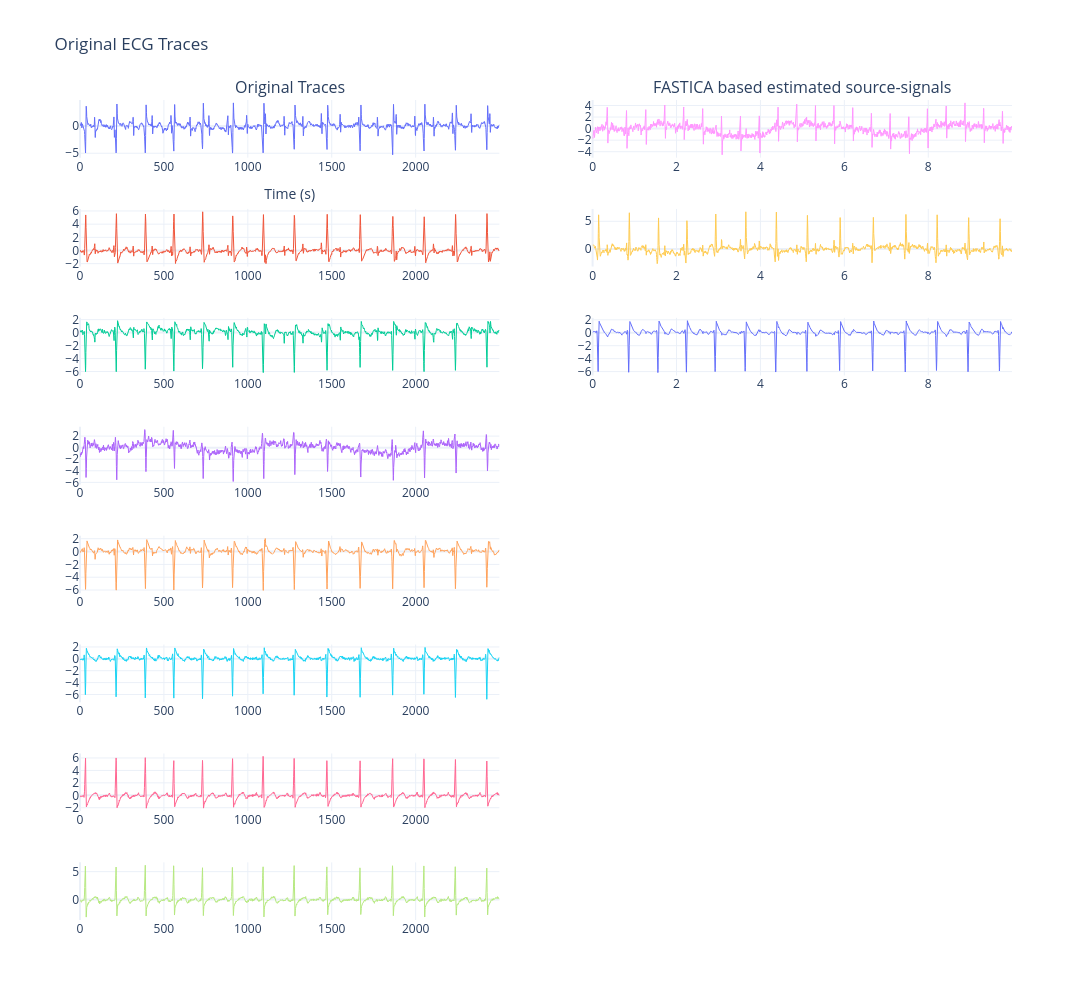

Notebook cell for this chart:
### Code cell
fig = make_subplots(rows=len(ecg_df.columns.tolist()), cols=2, subplot_titles=["Original Traces", 'FASTICA based estimated source-signals'])

offset = 2500 # vertical spacing between channels
scale = 100

for i, channel in enumerate(channel_names):
    
    fig.add_trace(
        go.Scatter(
            x=ecg_df.index,
            y=ecg_df[channel].values,
            mode='lines',
            line=dict(width=1),
            name=f'Ch{i+1}',
            showlegend=False
        ),
        row=i+1, col=1
    )
ica = FastICA(n_components=3)
S = ica.fit_transform(ecg_df.values)   # sources (icasig)
A = ica.mixing_            # mixing matrix (A)
W = ica.components_ 

fica_df = pd.DataFrame(S)
fica_df = pd.DataFrame(zscore(fica_df, axis=0))
for i, channel in enumerate(fica_df.columns.tolist()):
    fig.add_trace(
        go.Scatter(
            x=time,
            y=fica_df[channel].values, 
            mode='lines',
            line=dict(width=1),
            name=channel,
            showlegend=False,
        ),
        row=i+1, col=2
    )

fig.update_layout(
    height=1000,
    width=1600,
    title="Original ECG Traces",
    xaxis_title='Time (s)',
    template='plotly_white'
)
fig.update_xaxes(showgrid=True)
fig.update_yaxes(showgrid=True,)
fig.write_image(os.path.join(IMAGE_DIR,f"fastica_foetal.png"), width=800, height=500, scale=2)
fig.show()

### Figure 1 — Plotly figure (JSON) as saved in the notebook; plotly's stock layout.template omitted (floating-point values rounded to 4 significant figures; data arrays with more than 128 entries replaced by an {"elided": "..."} marker saying what was removed)
{"data": [{"line": {"width": 1}, "mode": "lines", "name": "Ch1", "showlegend": false, "type": "scatter", "x": {"elided": "2500 int values"}, "xaxis": "x", "y": {"elided": "2500 float values"}, "yaxis": "y"}, {"line": {"width": 1}, "mode": "lines", "name": "Ch2", "showlegend": false, "type": "scatter", "x": {"elided": "2500 int values"}, "xaxis": "x3", "y": {"elided": "2500 float values"}, "yaxis": "y3"}, {"line": {"width": 1}, "mode": "lines", "name": "Ch3", "showlegend": false, "type": "scatter", "x": {"elided": "2500 int values"}, "xaxis": "x5", "y": {"elided": "2500 float values"}, "yaxis": "y5"}, {"line": {"width": 1}, "mode": "lines", "name": "Ch4", "showlegend": false, "type": "scatter", "x": {"elided": "2500 int values"}, "xaxis": "x7", "y": {"elided": "2500 float values"}, "yaxis": "y7"}, {"line": {"width": 1}, "mode": "lines", "name": "Ch5", "showlegend": false, "type": "scatter", "x": {"elided": "2500 int values"}, "xaxis": "x9", "y": {"elided": "2500 float values"}, "yaxis": "y9"}, {"line": {"width": 1}, "mode": "lines", "name": "Ch6", "showlegend": false, "type": "scatter", "x": {"elided": "2500 int values"}, "xaxis": "x11", "y": {"elided": "2500 float values"}, "yaxis": "y11"}, {"line": {"width": 1}, "mode": "lines", "name": "Ch7", "showlegend": false, "type": "scatter", "x": {"elided": "2500 int values"}, "xaxis": "x13", "y": {"elided": "2500 float values"}, "yaxis": "y13"}, {"line": {"width": 1}, "mode": "lines", "name": "Ch8", "showlegend": false, "type": "scatter", "x": {"elided": "2500 int values"}, "xaxis": "x15", "y": {"elided": "2500 float values"}, "yaxis": "y15"}, {"line": {"width": 1}, "mode": "lines", "name": "0", "showlegend": false, "type": "scatter", "x": {"elided": "2500 float values"}, "xaxis": "x2", "y": {"elided": "2500 float values"}, "yaxis": "y2"}, {"line": {"width": 1}, "mode": "lines", "name": "1", "showlegend": false, "type": "scatter", "x": {"elided": "2500 float values"}, "xaxis": "x4", "y": {"elided": "2500 float values"}, "yaxis": "y4"}, {"line": {"width": 1}, "mode": "lines", "name": "2", "showlegend": false, "type": "scatter", "x": {"elided": "2500 float values"}, "xaxis": "x6", "y": {"elided": "2500 float values"}, "yaxis": "y6"}], "layout": {"annotations": [{"font": {"size": 16}, "showarrow": false, "text": "Original Traces", "x": 0.225, "xanchor": "center", "xref": "paper", "y": 1, "yanchor": "bottom", "yref": "paper"}, {"font": {"size": 16}, "showarrow": false, "text": "FASTICA based estimated source-signals", "x": 0.775, "xanchor": "center", "xref": "paper", "y": 1, "yanchor": "bottom", "yref": "paper"}], "height": 1000, "title": {"text": "Original ECG Traces"}, "width": 1600, "xaxis": {"anchor": "y", "domain": [0, 0.45], "showgrid": true, "title": {"text": "Time (s)"}}, "xaxis10": {"anchor": "y10", "domain": [0.55, 1], "showgrid": true}, "xaxis11": {"anchor": "y11", "domain": [0, 0.45], "showgrid": true}, "xaxis12": {"anchor": "y12", "domain": [0.55, 1], "showgrid": true}, "xaxis13": {"anchor": "y13", "domain": [0, 0.45], "showgrid": true}, "xaxis14": {"anchor": "y14", "domain": [0.55, 1], "showgrid": true}, "xaxis15": {"anchor": "y15", "domain": [0, 0.45], "showgrid": true}, "xaxis16": {"anchor": "y16", "domain": [0.55, 1], "showgrid": true}, "xaxis2": {"anchor": "y2", "domain": [0.55, 1], "showgrid": true}, "xaxis3": {"anchor": "y3", "domain": [0, 0.45], "showgrid": true}, "xaxis4": {"anchor": "y4", "domain": [0.55, 1], "showgrid": true}, "xaxis5": {"anchor": "y5", "domain": [0, 0.45], "showgrid": true}, "xaxis6": {"anchor": "y6", "domain": [0.55, 1], "showgrid": true}, "xaxis7": {"anchor": "y7", "domain": [0, 0.45], "showgrid": true}, "xaxis8": {"anchor": "y8", "domain": [0.55, 1], "showgrid": true}, "xaxis9": {"anchor": "y9", "domain": [0, 0.45], "showgrid": true}, "yaxis": {"anchor": "x", "domain": [0.9297, 1], "showgrid": true}, "yaxis10": {"anchor": "x10", "domain": [0.3984, 0.4688], "showgrid": true}, "yaxis11": {"anchor": "x11", "domain": [0.2656, 0.3359], "showgrid": true}, "yaxis12": {"anchor": "x12", "domain": [0.2656, 0.3359], "showgrid": true}, "yaxis13": {"anchor": "x13", "domain": [0.1328, 0.2031], "showgrid": true}, "yaxis14": {"anchor": "x14", "domain": [0.1328, 0.2031], "showgrid": true}, "yaxis15": {"anchor": "x15", "domain": [0, 0.07031], "showgrid": true}, "yaxis16": {"anchor": "x16", "domain": [0, 0.07031], "showgrid": true}, "yaxis2": {"anchor": "x2", "domain": [0.9297, 1], "showgrid": true}, "yaxis3": {"anchor": "x3", "domain": [0.7969, 0.8672], "showgrid": true}, "yaxis4": {"anchor": "x4", "domain": [0.7969, 0.8672], "showgrid": true}, "yaxis5": {"anchor": "x5", "domain": [0.6641, 0.7344], "showgrid": true}, "yaxis6": {"anchor": "x6", "domain": [0.6641, 0.7344], "showgrid": true}, "yaxis7": {"anchor": "x7", "domain": [0.5312, 0.6016], "showgrid": true}, "yaxis8": {"anchor": "x8", "domain": [0.5312, 0.6016], "showgrid": true}, "yaxis9": {"anchor": "x9", "domain": [0.3984, 0.4688], "showgrid": true}}}
